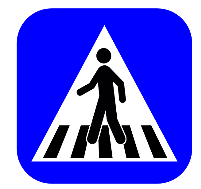
#> input picture src/austral/signals/signs/crosswalk.png, 201 x 189 px
$ python -i color_detector.py   (imports and definitions only)
#> lines starting #> are read from the running program, lines starting #| are printed output that depends on the picture; after the words box and inside, x2 and y2 are one past the last pixel; in counts of white or black regions, pixels touching at a corner belong together
#> further down, picture is the input picture: shape (189, 201, 3); mean B, G, R 229.7, 97, 97.1
import cv2
import numpy as np


class ColorDetector:
    def __init__(self):
        pass

    def detecta_azul(self, frame):
        # Convertir el frame a espacio de color HSV
        hsv = cv2.cvtColor(frame, cv2.COLOR_BGR2HSV)
#> hsv: shape (189, 201, 3); mean H, S, V 70.5, 144.8, 229.7

        # Definir el rango de color azul en HSV
        lower_blue = np.array([120, 100, 100])  # Adjust these values
        upper_blue = np.array([130, 255, 255])

        # Crear una máscara que solo contenga colores azules
        mask = cv2.inRange(hsv, lower_blue, upper_blue)
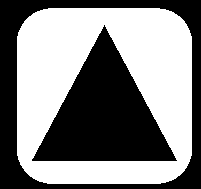
#> mask: shape (189, 201); 52.3% white; 2 black regions, box (x1, y1, x2, y2) and area: (32, 25, 177, 161) 9883, (0, 0, 201, 189) 8249

        # Verificar si hay azul en la máscara
        if cv2.countNonZero(mask) > 0:
            return True, mask
        else:
            return False, mask

    def detecta_rojo(self, frame):
        # Convertir el frame a espacio de color HSV
        hsv = cv2.cvtColor(frame, cv2.COLOR_BGR2HSV)

        # Rojo bajo (ajustando para capturar rojos más saturados y brillantes)
        lower_red1 = np.array([160, 100, 100])
        upper_red1 = np.array([180, 255, 255])
        # Rojo alto (por ejemplo, 0-10)
        lower_red2 = np.array([0, 100, 100])
        upper_red2 = np.array([10, 255, 255])

        # Crear una máscara que solo contenga colores rojos
        mask_red1 = cv2.inRange(hsv, lower_red1, upper_red1)
        mask_red2 = cv2.inRange(hsv, lower_red2, upper_red2)
        mask_red = cv2.bitwise_or(mask_red1, mask_red2)

        # Verificar si hay rojo en la máscara
        if cv2.countNonZero(mask_red) > 0:
            return True, mask_red
        else:
            return False, mask_red

    def detect_color(self, frame):
        detected_blue, blue_mask = self.detecta_azul(frame)
#> detected_blue = True
        detected_red, red_mask = self.detecta_rojo(frame)
#> in detecta_rojo, `mask_red1 = cv2.inRange(hsv, lower_red1, upper_red1)`: mask_red1: shape (189, 201); every value is 0
#> detected_red = False
        combined_mask = cv2.bitwise_or(blue_mask, red_mask)
        detected_colors = cv2.bitwise_and(frame, frame, mask=combined_mask)
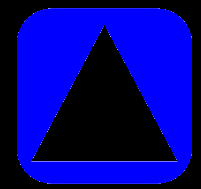
#> detected_colors: shape (189, 201, 3); mean B, G, R 133.3, 1, 1


        blue_pixels = cv2.countNonZero(blue_mask)
#> blue_pixels = 19857
        red_pixels = cv2.countNonZero(red_mask)
#> red_pixels = 0


        if blue_pixels < 600 and red_pixels < 600:
            color = "NO COLOR"
        elif blue_pixels > red_pixels:
            color = "AZUL"
        elif red_pixels > blue_pixels:
            color = "ROJO"
        return detected_colors, color

>>> import cv2
>>> picture = cv2.imread('signs/crosswalk.png')
>>> result = ColorDetector().detect_color(picture)
